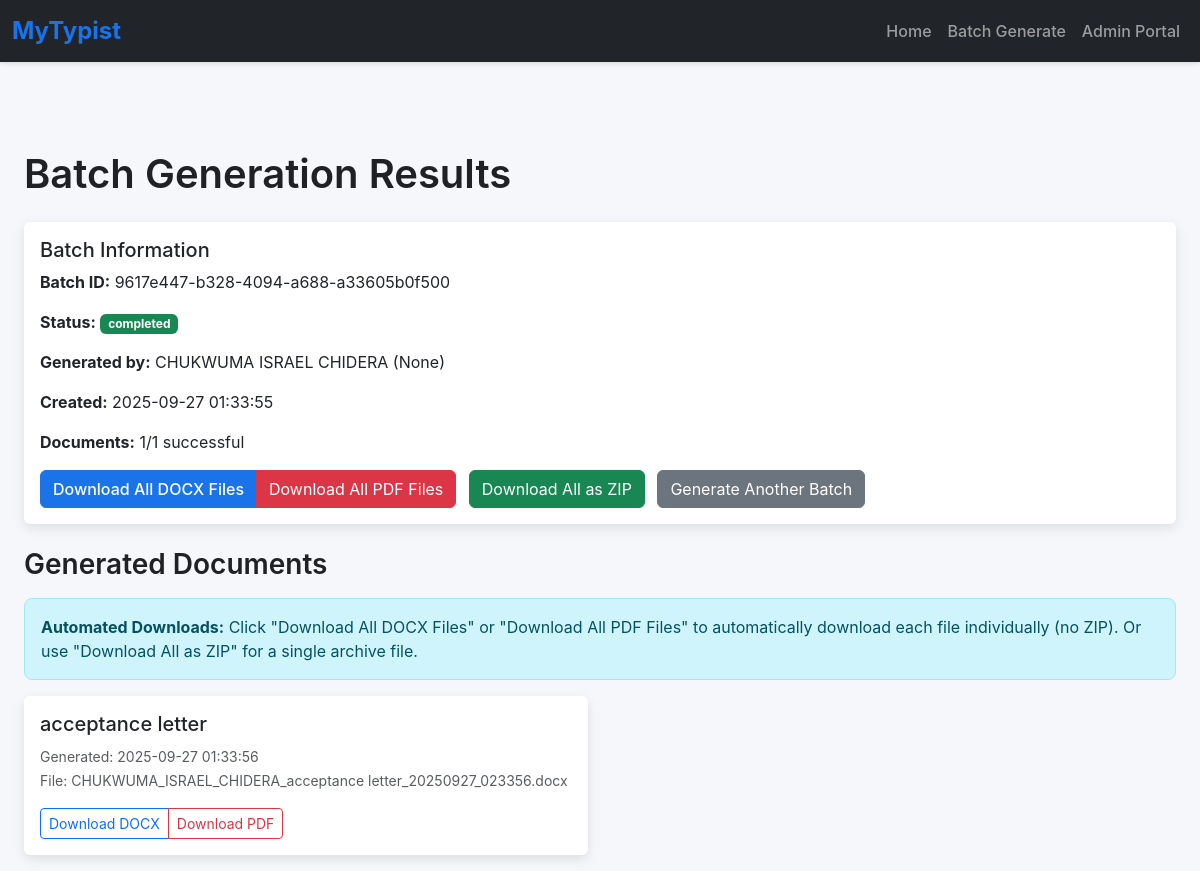
The page /batch_results/9617e447-b328-4094-a688-a33605b0f500 on the database its author committed.
### app.py (models this page shows)
class BatchGeneration(db.Model):
    __tablename__ = 'batch_generation'
    id = db.Column(db.Integer, primary_key=True)
    batch_id = db.Column(db.String(50), unique=True, nullable=False)
    user_name = db.Column(db.String(100), nullable=False)
    user_email = db.Column(db.String(100))
    template_ids = db.Column(db.Text, nullable=False)
    user_inputs = db.Column(db.Text, nullable=False)
    status = db.Column(db.String(20), default='pending')
    created_at = db.Column(db.DateTime, default=lambda: datetime.now(timezone.utc))
    completed_at = db.Column(db.DateTime, nullable=True)
    total_documents = db.Column(db.Integer, default=0)
    successful_documents = db.Column(db.Integer, default=0)
    error_message = db.Column(db.Text)

class CreatedDocument(db.Model):
    __tablename__ = 'created_document'
    id = db.Column(db.Integer, primary_key=True)
    template_id = db.Column(db.Integer, db.ForeignKey('template.id'), nullable=False)
    user_name = db.Column(db.String(100), nullable=False)
    user_email = db.Column(db.String(100))
    file_path = db.Column(db.String(200), nullable=False)
    original_filename = db.Column(db.String(200))
    file_size = db.Column(db.Integer)
    created_at = db.Column(db.DateTime, default=lambda: datetime.now(timezone.utc))
    batch_id = db.Column(db.String(50), nullable=True)
    user_inputs = db.Column(db.Text)  # JSON storage of inputs
    template = db.relationship('Template', back_populates='created_documents')

class Template(db.Model):
    __tablename__ = 'template'
    id = db.Column(db.Integer, primary_key=True)
    name = db.Column(db.String(100), nullable=False)
    type = db.Column(db.String(50), nullable=False)
    file_path = db.Column(db.String(200), nullable=False)
    description = db.Column(db.Text)
    font_family = db.Column(db.String(50), default='Times New Roman')
    font_size = db.Column(db.Integer, default=12)
    margin_top = db.Column(db.Float, default=1.0)
    margin_bottom = db.Column(db.Float, default=1.0)
    margin_left = db.Column(db.Float, default=1.0)
    margin_right = db.Column(db.Float, default=1.0)
    default_line_spacing = db.Column(db.Float, default=1.0)
    is_active = db.Column(db.Boolean, default=True)
    created_at = db.Column(db.DateTime, default=lambda: datetime.now(timezone.utc))
    updated_at = db.Column(db.DateTime, default=lambda: datetime.now(timezone.utc),
                          onupdate=lambda: datetime.now(timezone.utc))
    placeholders = db.relationship('Placeholder', back_populates='template',
                                   cascade="all, delete-orphan")
    created_documents = db.relationship('CreatedDocument', back_populates='template',
                                        cascade="all, delete-orphan")

### app.py (the view)
@app.route('/batch_results/<string:batch_id>')
def batch_results(batch_id):
    batch = BatchGeneration.query.filter_by(batch_id=batch_id).first_or_404()
    documents = CreatedDocument.query.filter_by(batch_id=batch_id).all()
    return render_template('batch_results.html', batch=batch, documents=documents)

### templates/batch_results.html (shortened to what this page needs)
{% extends 'base.html' %}
{% block content %}
    <div class="container mt-4">
        <h1 class="mb-4">Batch Generation Results</h1>
        <div class="card mb-4">
            <div class="card-body">
                <h5 class="card-title">Batch Information</h5>
                <p><strong>Batch ID:</strong> {{ batch.batch_id }}</p>
                <p><strong>Status:</strong>
                    <span class="badge {% if batch.status == 'completed' %}bg-success{% else %}bg-warning{% endif %}">
                        {{ batch.status }}
                    </span>
                </p>
                <p><strong>Generated by:</strong> {{ batch.user_name }} ({{ batch.user_email }})</p>
                <p><strong>Created:</strong> {{ batch.created_at.strftime('%Y-%m-%d %H:%M:%S') }}</p>
                <p><strong>Documents:</strong> {{ batch.successful_documents }}/{{ batch.total_documents }} successful</p>
                <div class="mt-3">
                    <div class="btn-group me-2" role="group">
                        <button onclick="downloadAllDocx()" class="btn btn-primary">
                             Download All DOCX Files
                        </button>
                        <button onclick="downloadAllPdf()" class="btn btn-danger">
                             Download All PDF Files
                        </button>
                    </div>
                    <div class="btn-group me-2" role="group">
                        <a href="{{ url_for('batch_download', batch_id=batch.batch_id) }}" class="btn btn-success">
                             Download All as ZIP
                        </a>
                    </div>
                    <a href="{{ url_for('batch') }}" class="btn btn-secondary">Generate Another Batch</a>
                </div>
            </div>
        </div>
        <h3 class="mb-3">Generated Documents</h3>
        <div class="alert alert-info">
            <strong>Automated Downloads:</strong> Click "Download All DOCX Files" or "Download All PDF Files" to automatically download each file individually (no ZIP). Or use "Download All as ZIP" for a single archive file.
        </div>
        {% if documents %}
            <div class="row">
                {% for document in documents %}
                    <div class="col-md-6 mb-3">
                        <div class="card">
                            <div class="card-body">
                                <h5 class="card-title">{{ document.template.name }}</h5>
                                <p class="card-text">
                                    <small class="text-muted">
                                        Generated: {{ document.created_at.strftime('%Y-%m-%d %H:%M:%S') }}<br>
                                        File: {{ document.original_filename }}
                                    </small>
                                </p>
                                <div class="btn-group">
                                    <a href="{{ url_for('download', document_id=document.id, format='docx') }}"
                                       class="btn btn-outline-primary btn-sm">Download DOCX</a>
                                    <a href="{{ url_for('download', document_id=document.id, format='pdf') }}"
                                       class="btn btn-outline-danger btn-sm">Download PDF</a>
                                </div>
                            </div>
                        </div>
                    </div>
                {% endfor %}
            </div>
        {% else %}
            <div class="alert alert-info">
                No documents were generated in this batch.
            </div>
        {% endif %}
    </div>
{% endblock %}

### templates/base.html (style rules this page uses)
body { font-family: 'Inter', -apple-system, BlinkMacSystemFont, 'Segoe UI', Roboto, sans-serif; background-color: #f5f7fa; }
.container { max-width: 1200px; padding-top: 2rem; }
.card { border: none; box-shadow: 0 4px 12px rgba(0, 0, 0, 0.1); transition: transform 0.2s; }
.btn-primary { background-color: #1a73e8; border-color: #1a73e8; font-weight: 500; }
.alert { border-radius: 8px; }
h1, h2, h3 { font-weight: 600; color: #202124; }

### rows shown on the page
BatchGeneration: batch_id "9617e447-b328-4094-a688-a33605b0f500", status "completed", user_name "CHUKWUMA ISRAEL CHIDERA", user_email "None", created_at "2025-09-27 01:33:55", successful_documents "1", total_documents "1"
CreatedDocument: template.name "acceptance letter", created_at "2025-09-27 01:33:56", original_filename "CHUKWUMA_ISRAEL_CHIDERA_acceptance letter_20250927_023356.docx"
